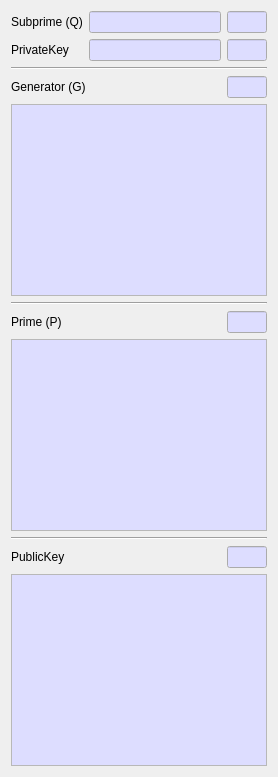
     <widget class="QWidget" name="tabDSA">
      <attribute name="title">
       <string>DSA</string>
      </attribute>
      <layout class="QVBoxLayout" name="verticalLayout_4">
       <item>
        <layout class="QGridLayout" name="gridLayout_3">
         <item row="1" column="2">
          <widget class="QLineEdit" name="mDSA_PrivateLenText">
           <property name="minimumSize">
            <size>
             <width>40</width>
             <height>0</height>
            </size>
           </property>
           <property name="maximumSize">
            <size>
             <width>40</width>
             <height>16777215</height>
            </size>
           </property>
           <property name="palette">
            <palette>
             <active>
              <colorrole role="Base">
               <brush brushstyle="SolidPattern">
                <color alpha="255">
                 <red>221</red>
                 <green>221</green>
                 <blue>255</blue>
                </color>
               </brush>
              </colorrole>
             </active>
             <inactive>
              <colorrole role="Base">
               <brush brushstyle="SolidPattern">
                <color alpha="255">
                 <red>221</red>
                 <green>221</green>
                 <blue>255</blue>
                </color>
               </brush>
              </colorrole>
             </inactive>
             <disabled>
              <colorrole role="Base">
               <brush brushstyle="SolidPattern">
                <color alpha="255">
                 <red>240</red>
                 <green>240</green>
                 <blue>240</blue>
                </color>
               </brush>
              </colorrole>
             </disabled>
            </palette>
           </property>
           <property name="readOnly">
            <bool>true</bool>
           </property>
          </widget>
         </item>
         <item row="1" column="0">
          <widget class="QLabel" name="mDSA_PrivateLabel">
           <property name="text">
            <string>PrivateKey</string>
           </property>
          </widget>
         </item>
         <item row="0" column="1">
          <widget class="QLineEdit" name="mDSA_QText">
           <property name="palette">
            <palette>
             <active>
              <colorrole role="Base">
               <brush brushstyle="SolidPattern">
                <color alpha="255">
                 <red>221</red>
                 <green>221</green>
                 <blue>255</blue>
                </color>
               </brush>
              </colorrole>
             </active>
             <inactive>
              <colorrole role="Base">
               <brush brushstyle="SolidPattern">
                <color alpha="255">
                 <red>221</red>
                 <green>221</green>
                 <blue>255</blue>
                </color>
               </brush>
              </colorrole>
             </inactive>
             <disabled>
              <colorrole role="Base">
               <brush brushstyle="SolidPattern">
                <color alpha="255">
                 <red>240</red>
                 <green>240</green>
                 <blue>240</blue>
                </color>
               </brush>
              </colorrole>
             </disabled>
            </palette>
           </property>
           <property name="readOnly">
            <bool>true</bool>
           </property>
          </widget>
         </item>
         <item row="1" column="1">
          <widget class="QLineEdit" name="mDSA_PrivateText">
           <property name="palette">
            <palette>
             <active>
              <colorrole role="Base">
               <brush brushstyle="SolidPattern">
                <color alpha="255">
                 <red>221</red>
                 <green>221</green>
                 <blue>255</blue>
                </color>
               </brush>
              </colorrole>
             </active>
             <inactive>
              <colorrole role="Base">
               <brush brushstyle="SolidPattern">
                <color alpha="255">
                 <red>221</red>
                 <green>221</green>
                 <blue>255</blue>
                </color>
               </brush>
              </colorrole>
             </inactive>
             <disabled>
              <colorrole role="Base">
               <brush brushstyle="SolidPattern">
                <color alpha="255">
                 <red>240</red>
                 <green>240</green>
                 <blue>240</blue>
                </color>
               </brush>
              </colorrole>
             </disabled>
            </palette>
           </property>
           <property name="readOnly">
            <bool>true</bool>
           </property>
          </widget>
         </item>
         <item row="0" column="2">
          <widget class="QLineEdit" name="mDSA_QLenText">
           <property name="minimumSize">
            <size>
             <width>40</width>
             <height>0</height>
            </size>
           </property>
           <property name="maximumSize">
            <size>
             <width>40</width>
             <height>16777215</height>
            </size>
           </property>
           <property name="palette">
            <palette>
             <active>
              <colorrole role="Base">
               <brush brushstyle="SolidPattern">
                <color alpha="255">
                 <red>221</red>
                 <green>221</green>
                 <blue>255</blue>
                </color>
               </brush>
              </colorrole>
             </active>
             <inactive>
              <colorrole role="Base">
               <brush brushstyle="SolidPattern">
                <color alpha="255">
                 <red>221</red>
                 <green>221</green>
                 <blue>255</blue>
                </color>
               </brush>
              </colorrole>
             </inactive>
             <disabled>
              <colorrole role="Base">
               <brush brushstyle="SolidPattern">
                <color alpha="255">
                 <red>240</red>
                 <green>240</green>
                 <blue>240</blue>
                </color>
               </brush>
              </colorrole>
             </disabled>
            </palette>
           </property>
           <property name="readOnly">
            <bool>true</bool>
           </property>
          </widget>
         </item>
         <item row="0" column="0">
          <widget class="QLabel" name="mDSA_QLabel">
           <property name="text">
            <string>Subprime (Q)</string>
           </property>
          </widget>
         </item>
        </layout>
       </item>
       <item>
        <widget class="Line" name="line_10">
         <property name="orientation">
          <enum>Qt::Horizontal</enum>
         </property>
        </widget>
       </item>
       <item>
        <layout class="QGridLayout" name="gridLayout_15">
         <property name="topMargin">
          <number>0</number>
         </property>
         <item row="0" column="2">
          <widget class="QLineEdit" name="mDSA_GLenText">
           <property name="minimumSize">
            <size>
             <width>40</width>
             <height>0</height>
            </size>
           </property>
           <property name="maximumSize">
            <size>
             <width>40</width>
             <height>16777215</height>
            </size>
           </property>
           <property name="palette">
            <palette>
             <active>
              <colorrole role="Base">
               <brush brushstyle="SolidPattern">
                <color alpha="255">
                 <red>221</red>
                 <green>221</green>
                 <blue>255</blue>
                </color>
               </brush>
              </colorrole>
             </active>
             <inactive>
              <colorrole role="Base">
               <brush brushstyle="SolidPattern">
                <color alpha="255">
                 <red>221</red>
                 <green>221</green>
                 <blue>255</blue>
                </color>
               </brush>
              </colorrole>
             </inactive>
             <disabled>
              <colorrole role="Base">
               <brush brushstyle="SolidPattern">
                <color alpha="255">
                 <red>240</red>
                 <green>240</green>
                 <blue>240</blue>
                </color>
               </brush>
              </colorrole>
             </disabled>
            </palette>
           </property>
           <property name="readOnly">
            <bool>true</bool>
           </property>
          </widget>
         </item>
         <item row="0" column="0">
          <widget class="QLabel" name="mDSA_GLabel">
           <property name="text">
            <string>Generator (G)</string>
           </property>
          </widget>
         </item>
         <item row="0" column="1">
          <spacer name="horizontalSpacer_10">
           <property name="orientation">
            <enum>Qt::Horizontal</enum>
           </property>
           <property name="sizeHint" stdset="0">
            <size>
             <width>40</width>
             <height>20</height>
            </size>
           </property>
          </spacer>
         </item>
        </layout>
       </item>
       <item>
        <widget class="QPlainTextEdit" name="mDSA_GText">
         <property name="palette">
          <palette>
           <active>
            <colorrole role="Base">
             <brush brushstyle="SolidPattern">
              <color alpha="255">
               <red>221</red>
               <green>221</green>
               <blue>255</blue>
              </color>
             </brush>
            </colorrole>
           </active>
           <inactive>
            <colorrole role="Base">
             <brush brushstyle="SolidPattern">
              <color alpha="255">
               <red>221</red>
               <green>221</green>
               <blue>255</blue>
              </color>
             </brush>
            </colorrole>
           </inactive>
           <disabled>
            <colorrole role="Base">
             <brush brushstyle="SolidPattern">
              <color alpha="255">
               <red>240</red>
               <green>240</green>
               <blue>240</blue>
              </color>
             </brush>
            </colorrole>
           </disabled>
          </palette>
         </property>
         <property name="readOnly">
          <bool>true</bool>
         </property>
        </widget>
       </item>
       <item>
        <widget class="Line" name="line_11">
         <property name="orientation">
          <enum>Qt::Horizontal</enum>
         </property>
        </widget>
       </item>
       <item>
        <layout class="QGridLayout" name="gridLayout_9">
         <property name="topMargin">
          <number>0</number>
         </property>
         <item row="0" column="0">
          <widget class="QLabel" name="mDSA_PLabel">
           <property name="text">
            <string>Prime (P)</string>
           </property>
          </widget>
         </item>
         <item row="0" column="2">
          <widget class="QLineEdit" name="mDSA_PLenText">
           <property name="minimumSize">
            <size>
             <width>40</width>
             <height>0</height>
            </size>
           </property>
           <property name="maximumSize">
            <size>
             <width>40</width>
             <height>16777215</height>
            </size>
           </property>
           <property name="palette">
            <palette>
             <active>
              <colorrole role="Base">
               <brush brushstyle="SolidPattern">
                <color alpha="255">
                 <red>221</red>
                 <green>221</green>
                 <blue>255</blue>
                </color>
               </brush>
              </colorrole>
             </active>
             <inactive>
              <colorrole role="Base">
               <brush brushstyle="SolidPattern">
                <color alpha="255">
                 <red>221</red>
                 <green>221</green>
                 <blue>255</blue>
                </color>
               </brush>
              </colorrole>
             </inactive>
             <disabled>
              <colorrole role="Base">
               <brush brushstyle="SolidPattern">
                <color alpha="255">
                 <red>240</red>
                 <green>240</green>
                 <blue>240</blue>
                </color>
               </brush>
              </colorrole>
             </disabled>
            </palette>
           </property>
           <property name="readOnly">
            <bool>true</bool>
           </property>
          </widget>
         </item>
         <item row="0" column="1">
          <spacer name="horizontalSpacer_5">
           <property name="orientation">
            <enum>Qt::Horizontal</enum>
           </property>
           <property name="sizeHint" stdset="0">
            <size>
             <width>40</width>
             <height>20</height>
            </size>
           </property>
          </spacer>
         </item>
        </layout>
       </item>
       <item>
        <widget class="QPlainTextEdit" name="mDSA_PText">
         <property name="palette">
          <palette>
           <active>
            <colorrole role="Base">
             <brush brushstyle="SolidPattern">
              <color alpha="255">
               <red>221</red>
               <green>221</green>
               <blue>255</blue>
              </color>
             </brush>
            </colorrole>
           </active>
           <inactive>
            <colorrole role="Base">
             <brush brushstyle="SolidPattern">
              <color alpha="255">
               <red>221</red>
               <green>221</green>
               <blue>255</blue>
              </color>
             </brush>
            </colorrole>
           </inactive>
           <disabled>
            <colorrole role="Base">
             <brush brushstyle="SolidPattern">
              <color alpha="255">
               <red>240</red>
               <green>240</green>
               <blue>240</blue>
              </color>
             </brush>
            </colorrole>
           </disabled>
          </palette>
         </property>
         <property name="readOnly">
          <bool>true</bool>
         </property>
        </widget>
       </item>
       <item>
        <widget class="Line" name="line_12">
         <property name="orientation">
          <enum>Qt::Horizontal</enum>
         </property>
        </widget>
       </item>
       <item>
        <layout class="QGridLayout" name="gridLayout_8">
         <item row="0" column="0">
          <widget class="QLabel" name="mDSA_PublicLabel">
           <property name="text">
            <string>PublicKey</string>
           </property>
          </widget>
         </item>
         <item row="0" column="2">
          <widget class="QLineEdit" name="mDSA_PublicLenText">
           <property name="minimumSize">
            <size>
             <width>40</width>
             <height>0</height>
            </size>
           </property>
           <property name="maximumSize">
            <size>
             <width>40</width>
             <height>16777215</height>
            </size>
           </property>
           <property name="palette">
            <palette>
             <active>
              <colorrole role="Base">
               <brush brushstyle="SolidPattern">
                <color alpha="255">
                 <red>221</red>
                 <green>221</green>
                 <blue>255</blue>
                </color>
               </brush>
              </colorrole>
             </active>
             <inactive>
              <colorrole role="Base">
               <brush brushstyle="SolidPattern">
                <color alpha="255">
                 <red>221</red>
                 <green>221</green>
                 <blue>255</blue>
                </color>
               </brush>
              </colorrole>
             </inactive>
             <disabled>
              <colorrole role="Base">
               <brush brushstyle="SolidPattern">
                <color alpha="255">
                 <red>240</red>
                 <green>240</green>
                 <blue>240</blue>
                </color>
               </brush>
              </colorrole>
             </disabled>
            </palette>
           </property>
           <property name="readOnly">
            <bool>true</bool>
           </property>
          </widget>
         </item>
         <item row="0" column="1">
          <spacer name="horizontalSpacer_4">
           <property name="orientation">
            <enum>Qt::Horizontal</enum>
           </property>
           <property name="sizeHint" stdset="0">
            <size>
             <width>40</width>
             <height>20</height>
            </size>
           </property>
          </spacer>
         </item>
        </layout>
       </item>
       <item>
        <widget class="QPlainTextEdit" name="mDSA_PublicText">
         <property name="palette">
          <palette>
           <active>
            <colorrole role="Base">
             <brush brushstyle="SolidPattern">
              <color alpha="255">
               <red>221</red>
               <green>221</green>
               <blue>255</blue>
              </color>
             </brush>
            </colorrole>
           </active>
           <inactive>
            <colorrole role="Base">
             <brush brushstyle="SolidPattern">
              <color alpha="255">
               <red>221</red>
               <green>221</green>
               <blue>255</blue>
              </color>
             </brush>
            </colorrole>
           </inactive>
           <disabled>
            <colorrole role="Base">
             <brush brushstyle="SolidPattern">
              <color alpha="255">
               <red>240</red>
               <green>240</green>
               <blue>240</blue>
              </color>
             </brush>
            </colorrole>
           </disabled>
          </palette>
         </property>
         <property name="readOnly">
          <bool>true</bool>
         </property>
        </widget>
       </item>
      </layout>
     </widget>
